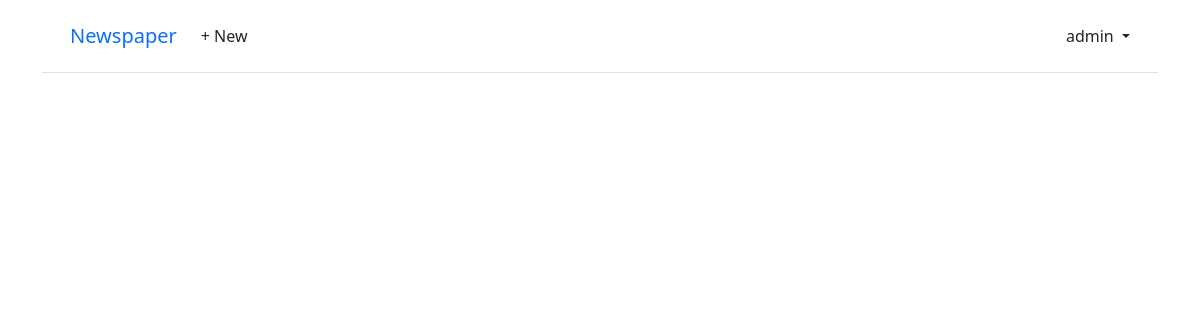
The page /articles/ (signed in) on the database as committed earlier.
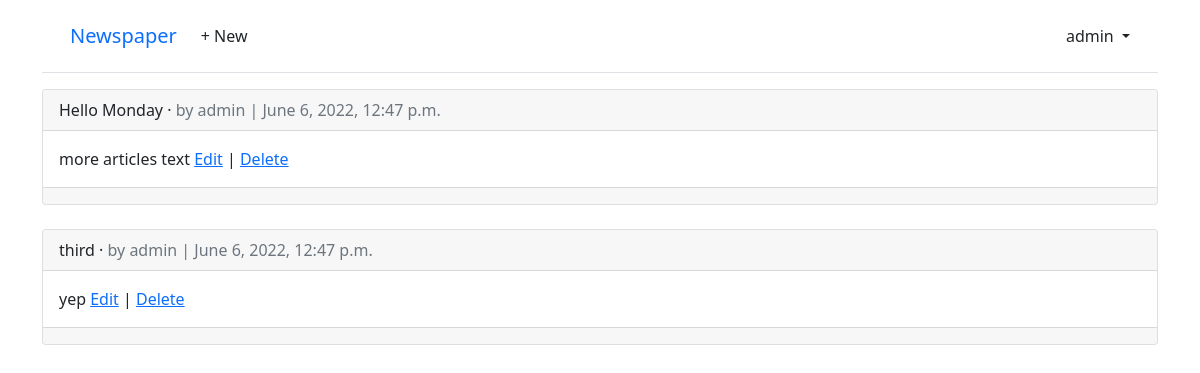
The same page on the database as committed later.
### users/models.py (models this page shows)
class CustomUser(AbstractUser):
    age = models.PositiveIntegerField(null=True, blank=True)

### articles/models.py (models this page shows, shortened)
class Article(models.Model):
    title = models.CharField(max_length=255)
    body = models.TextField()
    date = models.DateTimeField(auto_now_add=True)
    author = models.ForeignKey(
        get_user_model(),
        on_delete=models.CASCADE,
    )

### articles/views.py (the view)
# urls.py: path('', ArticleListView.as_view(), name='article_list'),
class ArticleListView(LoginRequiredMixin, ListView):
    model = Article
    template_name = 'article_list.html'
    login_url = 'login'  # new

### templates/article_list.html (shortened to what this page needs)
{% extends 'base.html' %}
{% block content %}
{% for article in object_list %}
<div class="card">
    <div class="card-header">
        <span class="font-weight-bold">{{ article.title }}</span> &middot;
        <span class="text-muted">by {{ article.author }} |
            {{ article.date }}</span>
    </div>
    <div class="card-body">
        {{ article.body }}
        <a href="{% url 'article_edit' article.pk %}">Edit</a> |
        <a href="{% url 'article_delete' article.pk %}">Delete</a>
    </div>
    <div class="card-footer text-center text-muted">
    </div>
</div>
<br />
{% endfor %}
{% endblock content %}

### templates/base.html (shortened to what this page needs)
<!DOCTYPE html>
<html>
<head>
  <link href="https://cdn.jsdelivr.net/npm/bootstrap@5.1.3/dist/css/bootstrap.min.css" rel="stylesheet">
</head>
<body>
  <div class="container">
    <header class="p-3 mb-3 border-bottom">
      <div class="container">
        <div class="d-flex flex-wrap align-items-center justify-content-center
          justify-content-lg-start">
          <a class="navbar-brand" href="{% url 'home' %}">Newspaper</a>
          <ul class="nav col-12 col-lg-auto me-lg-auto mb-2 justify-content-center
            mb-md-0">
          {% if user.is_authenticated %}
            <li><a href="{% url 'article_new' %}" class="nav-link px-2 link-dark">+ New</a></li>
          </ul>
          <div class="dropdown text-end">
            <a href="#" class="d-block link-dark text-decoration-none dropdown-toggle"
              id="dropdownUser1" data-bs-toggle="dropdown" aria-expanded="false">
              {{ user.username }}
            </a>
          </div>
          {% else %}
          </ul>
          <div class="text-end">
            <a href="{% url 'login' %}" class="btn btn-outline-primary me-2">Log In</a>
            <a href="{% url 'signup' %}" class="btn btn-primary">Sign Up</a>
          </div>
          {% endif %}
        </div>
      </div>
    </header>
    <main>
      {% block content %}
      {% endblock content %}
    </main>
  </div>
</body>
</html>

Rows that differ between the two databases and show on the page:
added Article: title "Hello Monday", author "admin", date "June 6, 2022, 12:47 p.m.", body "more articles text"
added Article: title "third", author "admin", date "June 6, 2022, 12:47 p.m.", body "yep"
